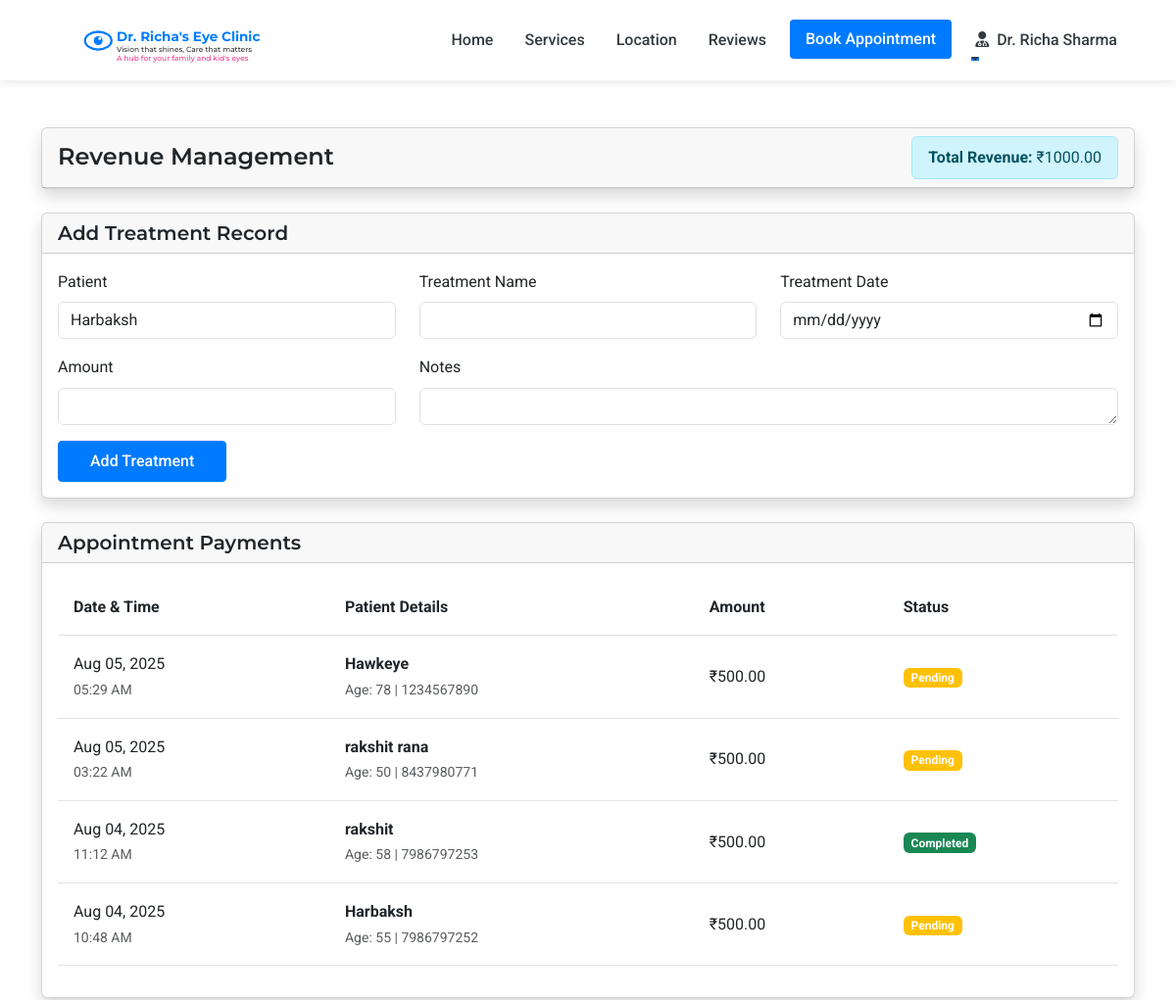
Before: /admin/revenue (signed in, upper part) with the older database file.
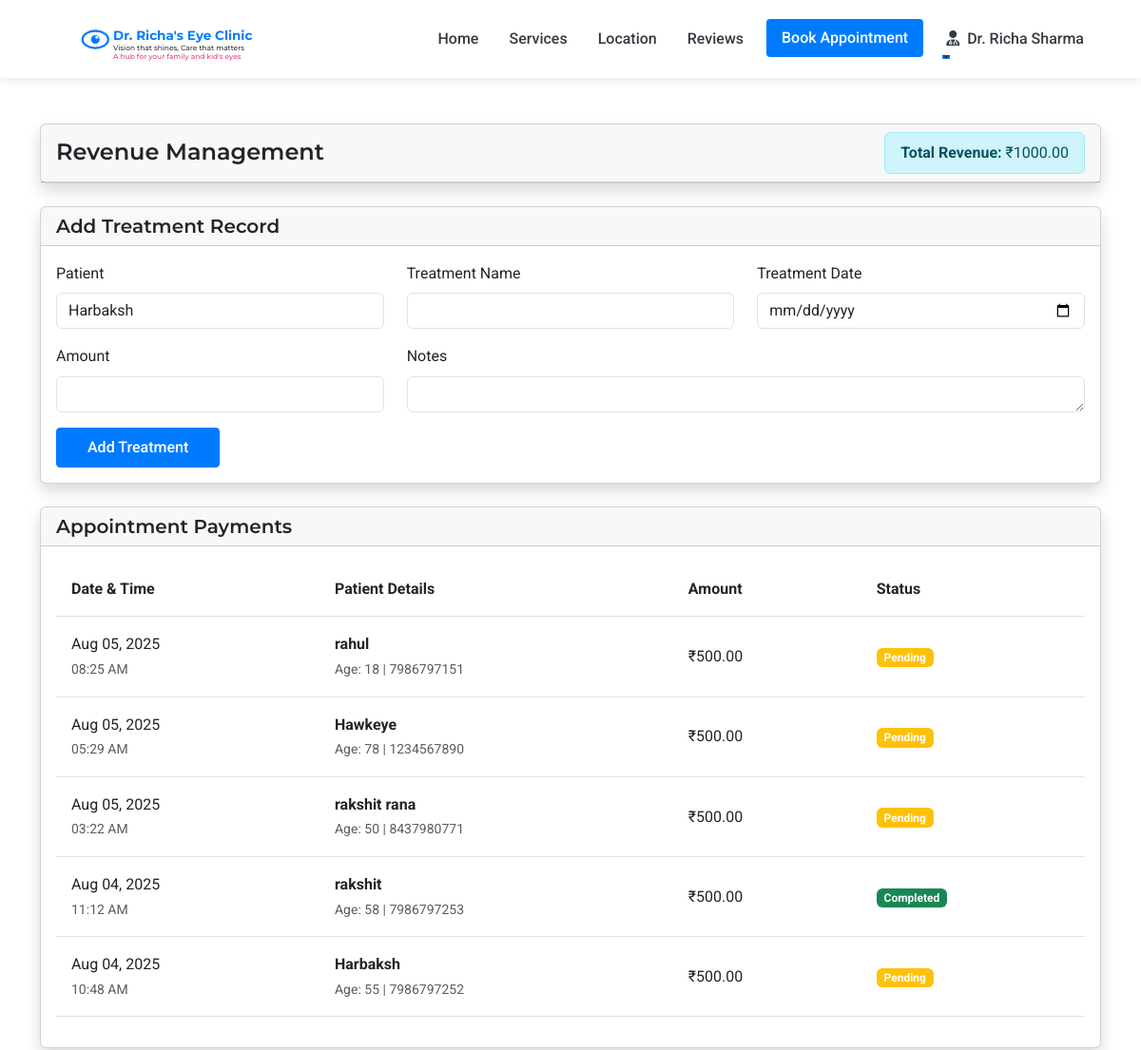
After: the same page with the newer database file.
### models.py (models this page shows, shortened)
class Payment(db.Model):
    id = db.Column(db.Integer, primary_key=True)
    appointment_id = db.Column(db.Integer, db.ForeignKey('appointment.id'), nullable=False)
    appointment = db.relationship('Appointment', backref='payment', uselist=False)
    amount = db.Column(db.Float, nullable=False)
    payment_method = db.Column(db.String(50), nullable=False)  # cash, bank_transfer, upi
    transaction_id = db.Column(db.String(100), nullable=True)
    upi_id = db.Column(db.String(100), nullable=True)
    status = db.Column(db.String(20), default='pending')  # pending, completed, failed
    created_at = db.Column(db.DateTime, default=datetime.utcnow)

class Patient(UserMixin, db.Model):
    id = db.Column(db.Integer, primary_key=True)
    full_name = db.Column(db.String(100), nullable=False)
    mobile_number = db.Column(db.String(15), nullable=False)
    email = db.Column(db.String(100), nullable=True)
    age = db.Column(db.Integer, nullable=False)
    sex = db.Column(db.String(10), nullable=True)
    password_hash = db.Column(db.String(256), nullable=True)
    is_registered = db.Column(db.Boolean, default=False)
    created_at = db.Column(db.DateTime, nullable=False, default=datetime.utcnow)
    appointments = db.relationship('Appointment', backref='patient', lazy=True)
    doctor_prescriptions = db.relationship('DoctorPrescription', backref='patient', lazy=True)
    optometrist_prescriptions = db.relationship('OptometristPrescription', backref='patient', lazy=True)

### routes.py (the view, shortened to what this page needs)
@app.route('/admin/revenue', methods=['GET', 'POST'])
@login_required
def admin_revenue():
    if not isinstance(current_user, Doctor):
        flash('Access denied. Doctor privileges required.', 'danger')
        return redirect(url_for('index'))
    form = FlaskForm()  # Create a basic form for CSRF protection
    payments = (
        db.session.query(Payment, Patient)
        .join(Appointment, Payment.appointment_id == Appointment.id)
        .join(Patient, Appointment.patient_id == Patient.id)
        .filter(
            Payment.status != 'cancelled',
            Appointment.status != 'cancelled'
        )
        .order_by(Payment.created_at.desc())
        .all()
    )
    treatments = Treatment.query.order_by(Treatment.treatment_date.desc()).all()
    appointment_revenue = sum(payment.amount for payment, _ in payments if payment.status == 'completed')
    treatment_revenue = sum(treatment.amount for treatment in treatments)
    total_revenue = appointment_revenue + treatment_revenue
    patients = Patient.query.order_by(Patient.full_name).all()
    return render_template('admin/revenue.html', payments=payments, treatments=treatments, patients=patients, total_revenue=total_revenue, form=form)

### app.py (called while the page is built)
@login_manager.user_loader
def load_user(user_id):
    from models import Doctor, Assistant, Admin, Patient
    try:
        if user_id.startswith('doctor_'):
            return Doctor.query.get(int(user_id.split('_')[1]))
        elif user_id.startswith('assistant_'):
            return Assistant.query.get(int(user_id.split('_')[1]))
        elif user_id.startswith('admin_'):
            return Admin.query.get(int(user_id.split('_')[1]))
        else:
            return Patient.query.get(int(user_id))
    except (ValueError, AttributeError):
        return None

### routes.py (called while the page is built)
@app.context_processor
def inject_now():
    return {'now': datetime.now()}

### templates/admin/revenue.html (shortened to what the changed rows need)
{% extends 'layout.html' %}
{% block content %}
<div class="container py-5">
    <div class="row">
        <div class="col-12 mb-4">
            <div class="card shadow">
                <div class="card-body">
                    <div class="table-responsive">
                        <table class="table table-hover">
                            <thead>
                                <tr>
                                    <th>Date & Time</th>
                                    <th>Patient Details</th>
                                    <th>Amount</th>
                                    <th>Status</th>
                                </tr>
                            </thead>
                            <tbody>
                                {% for payment, patient in payments %}
                                <tr>
                                    <td>
                                        {{ payment.created_at.strftime('%b %d, %Y') }}<br>
                                        <small class="text-muted">{{ payment.created_at.strftime('%I:%M %p') }}</small>
                                    </td>
                                    <td>
                                        <strong>{{ patient.full_name }}</strong><br>
                                        <small class="text-muted">Age: {{ patient.age }} | {{ patient.mobile_number }}</small>
                                    </td>
                                    <td>₹{{ "%.2f"|format(payment.amount) }}</td>
                                    <td>
                                        {% if payment.status == 'completed' %}
                                            <span class="badge bg-success">Completed</span>
                                        {% elif payment.status == 'pending' %}
                                            <span class="badge bg-warning">Pending</span>
                                        {% else %}
                                            <span class="badge bg-danger">{{ payment.status|title }}</span>
                                        {% endif %}
                                    </td>
                                </tr>
                                {% endfor %}
                            </tbody>
                        </table>
                    </div>
                </div>
            </div>
        </div>
    </div>
</div>
{% endblock %}

Changed rows visible on the page:
added Payment: created_at "Aug 05, 2025", created_at "08:25 AM", full_name "rahul", age "18", mobile_number "7986797151", amount "500.00", status "Pending"
